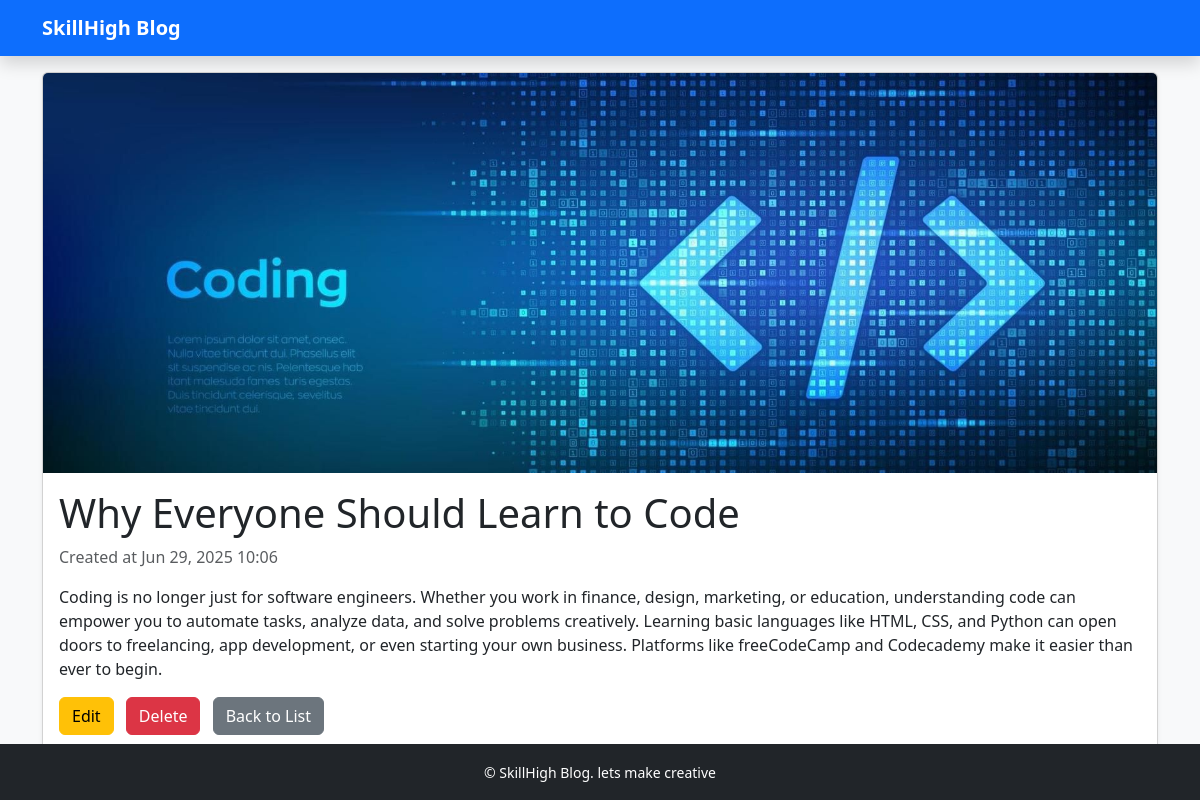
Page /blog/post/22/ on the committed database.
### blog/models.py (models this page shows, shortened)
class Post(models.Model):
    title = models.CharField(max_length=200)
    content = models.TextField()
    image = models.ImageField(upload_to='post_images/', blank=True, null=True)
    created_at = models.DateTimeField(auto_now_add=True)
    updated_at = models.DateTimeField(auto_now=True)

### blog/views.py (the view)
# urls.py: path('post/<int:pk>/', views.post_detail, name='post_detail'),
def post_detail(request, pk):
    post = get_object_or_404(Post, pk=pk)
    return render(request, 'blog/post_detail.html', {'object': post})

### templates/blog/post_detail.html (shortened to what this page needs)
{% extends 'base.html' %}
{% block content %}
<div class="card mb-4 shadow-sm">
    {% if object.image %}
        <img src="{{ object.image.url }}" class="card-img-top" alt="{{ object.title }}" style="max-height: 400px; object-fit: cover;">
    {% endif %}
    <div class="card-body">
        <h1 class="card-title">{{ object.title }}</h1>
        <p class="text-muted">Created at {{ object.created_at|date:"M d, Y H:i" }}</p>
        <div class="mb-3">
            {{ object.content|linebreaks }}
        </div>
        <a href="{% url 'blog:post_edit' object.pk %}" class="btn btn-warning me-2">Edit</a>
        <a href="{% url 'blog:post_delete' object.pk %}" class="btn btn-danger me-2">Delete</a>
        <a href="{% url 'blog:post_list' %}" class="btn btn-secondary">Back to List</a>
    </div>
</div>
{% endblock %}

### rows in the picture
Post: image (picture), title "Why Everyone Should Learn to Code", created_at "Jun 29, 2025 10:06", content "Coding is no longer just for software engineers. Whether you work in finance, design, marketing, or education, understanding code can empower you to automate tasks, analyze data, and solve problems creatively. Learning basic languages like HTML, CSS, and Python can open doors to freelancing, app development, or even starting your own business. Platforms like freeCodeCamp and Codecademy make it easier than ever to begin."
